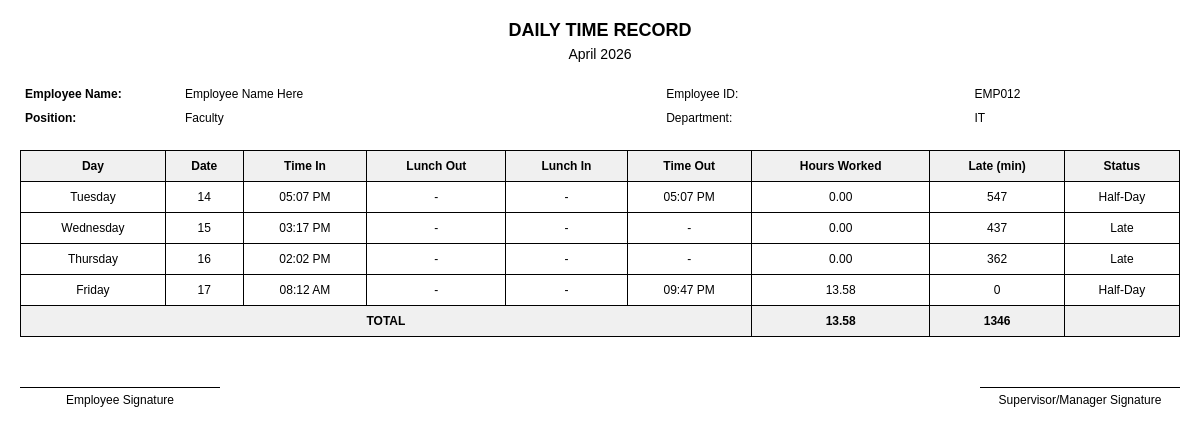
The app's page /AI-ML-Test-Bench/pages/shared/generate_dtr.php (signed in), older data.
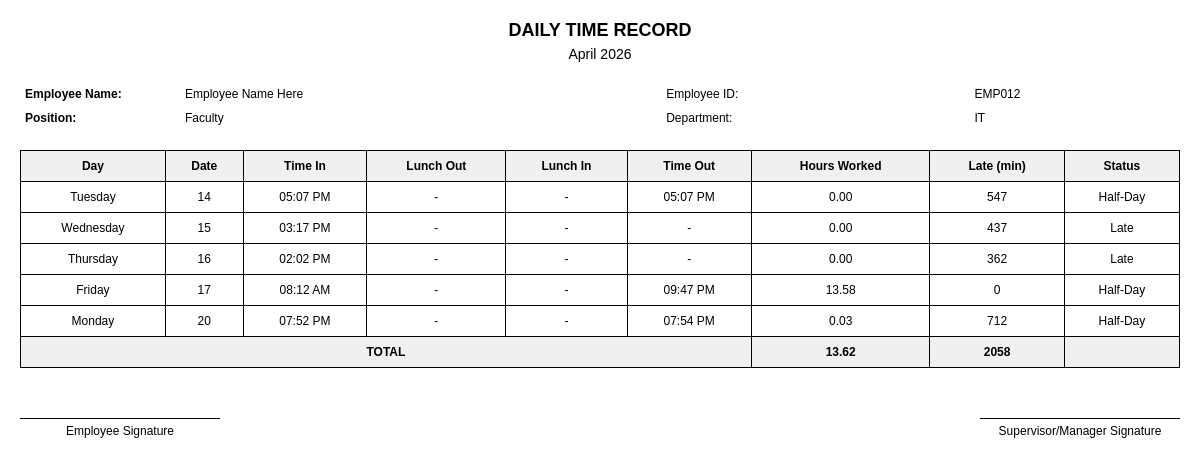
The same page, newer data.
### tables this page shows
CREATE TABLE `attendance` (
  `id` int(11) NOT NULL,
  `company_id` int(11) NOT NULL,
  `employee_id` int(11) NOT NULL,
  `log_date` date NOT NULL,
  `check_in` time DEFAULT NULL,
  `lunch_out` time DEFAULT NULL,
  `lunch_in` time DEFAULT NULL,
  `check_out` time DEFAULT NULL,
  `status` varchar(50) DEFAULT NULL,
  `late_minutes` int(11) DEFAULT 0
);

### AI-ML-Test-Bench/pages/shared/generate_dtr.php (the view, shortened to what this page needs)
<?php
require_once __DIR__ . '/../../backend/db.php';
$employeeId = $_GET['employee_id'] ?? 0;
$month = $_GET['month'] ?? date('Y-m');
$userId = $_SESSION['user_id'];
$companyId = $_SESSION['company_id'];
$userRole = $_SESSION['role'];
if ($userRole === 'Employee') {
    $stmt = $pdo->prepare("SELECT id FROM employees WHERE user_id = ? AND company_id = ?");
    $stmt->execute([$userId, $companyId]);
    $emp = $stmt->fetch();
    $employeeId = $emp['id'];
}
$stmt = $pdo->prepare("SELECT * FROM employees WHERE id = ? AND company_id = ?");
$stmt->execute([$employeeId, $companyId]);
$employee = $stmt->fetch();
$stmt = $pdo->prepare("
    SELECT * FROM attendance
    WHERE employee_id = ?
    AND company_id = ?
    AND log_date LIKE ?
    ORDER BY log_date ASC
");
$stmt->execute([$employeeId, $companyId, $month . '%']);
$attendanceRecords = $stmt->fetchAll();
$html = '
<!DOCTYPE html>
<html>
<head>
    <title>Daily Time Record - ' . htmlspecialchars($employee['full_name']) . '</title>
</head>
<body>
    <div class="header">
        <h1>DAILY TIME RECORD</h1>
        <h2>' . date('F Y', strtotime($month . '-01')) . '</h2>
    </div>
    <div class="employee-info">
        <table>
            <tr>
                <td>Employee Name:</td>
                <td>' . htmlspecialchars($employee['full_name']) . '</td>
                <td>Employee ID:</td>
                <td>' . htmlspecialchars($employee['employee_id']) . '</td>
            </tr>
            <tr>
                <td>Position:</td>
                <td>' . htmlspecialchars($employee['position'] ?? 'N/A') . '</td>
                <td>Department:</td>
                <td>' . htmlspecialchars($employee['department'] ?? 'N/A') . '</td>
            </tr>
        </table>
    </div>
    <table class="dtr-table">
        <thead>
            <tr>
                <th>Day</th>
                <th>Date</th>
                <th>Time In</th>
                <th>Lunch Out</th>
                <th>Lunch In</th>
                <th>Time Out</th>
                <th>Hours Worked</th>
                <th>Late (min)</th>
                <th>Status</th>
            </tr>
        </thead>
        <tbody>
';
$totalHours = 0;
$totalLate = 0;
foreach ($attendanceRecords as $record) {
    $date = strtotime($record['log_date']);
    $dayName = date('l', $date);
    $dayNum = date('d', $date);
    $timeIn = $record['check_in'] ? date('h:i A', strtotime($record['check_in'])) : '-';
    $lunchOut = $record['lunch_out'] ? date('h:i A', strtotime($record['lunch_out'])) : '-';
    $lunchIn = $record['lunch_in'] ? date('h:i A', strtotime($record['lunch_in'])) : '-';
    $timeOut = $record['check_out'] ? date('h:i A', strtotime($record['check_out'])) : '-';
    $hoursWorked = 0;
    if ($record['check_in'] && $record['check_out']) {
        $checkIn = new DateTime($record['check_in']);
        $checkOut = new DateTime($record['check_out']);
        $interval = $checkIn->diff($checkOut);
        $hoursWorked = $interval->h + ($interval->i / 60);
    }
    $totalHours += $hoursWorked;
    $totalLate += $record['late_minutes'] ?? 0;
    $html .= '
            <tr>
                <td>' . $dayName . '</td>
                <td>' . $dayNum . '</td>
                <td>' . $timeIn . '</td>
                <td>' . $lunchOut . '</td>
                <td>' . $lunchIn . '</td>
                <td>' . $timeOut . '</td>
                <td>' . number_format($hoursWorked, 2) . '</td>
                <td>' . ($record['late_minutes'] ?? 0) . '</td>
                <td>' . htmlspecialchars($record['status'] ?? '-') . '</td>
            </tr>
    ';
}
$html .= '
            <tr style="font-weight: bold; background-color: #f0f0f0;">
                <td colspan="6">TOTAL</td>
                <td>' . number_format($totalHours, 2) . '</td>
                <td>' . $totalLate . '</td>
                <td></td>
            </tr>
        </tbody>
    </table>
    <div class="signature">
        <div class="signature-line">
            Employee Signature
        </div>
        <div class="signature-line">
            Supervisor/Manager Signature
        </div>
    </div>
    <script>
        window.onload = function() {
            window.print();
        };
    </script>
</body>
</html>
';
echo $html;
?>

Row changes from the older to the newer data that the page shows:
added attendance: log_date "Monday", log_date "20", check_in "07:52 PM", lunch_out "-", lunch_in "-", check_out "07:54 PM", hoursWorked "0.03", late_minutes "712", status "Half-Day"
Text that changed along with them:
$totalHours: "13.58" → "13.62"
$totalLate: "1346" → "2058"
